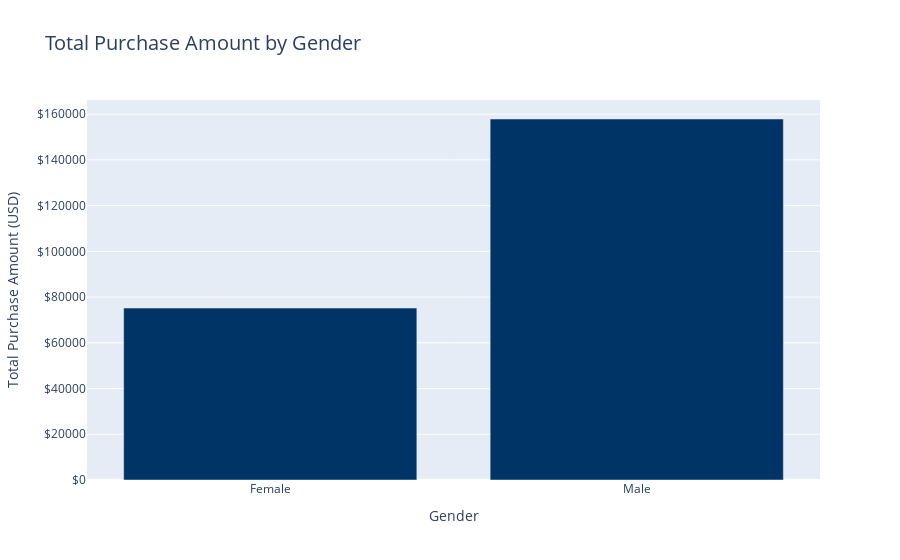

The notebook cell saved with this chart:
### Markdown cell above
Age 10-20: Female shoppers have a slightly higher average purchase amount than male shoppers.
Age 20-40: Both male and female shoppers have a similar average purchase amount.
Age 40-60: Male shoppers have a significantly higher average purchase amount than female shoppers.
Age 60+: Female shoppers have a significantly higher average purchase amount than male shoppers.

### Code cell
data['Purchase Amount (USD)'] = pd.to_numeric(data['Purchase Amount (USD)'], errors='coerce')
binned_data = data.groupby('Gender')['Purchase Amount (USD)'].sum().reset_index()

fig = px.bar(
    binned_data,
    x='Gender',
    y='Purchase Amount (USD)',
    title='Total Purchase Amount by Gender',
    labels={
        'Gender': 'Gender',
        'Purchase Amount (USD)': 'Total Purchase Amount (USD)'
    },
    color_discrete_sequence=['#003366']  
)

fig.update_layout(
    xaxis_title='Gender',
    yaxis_title='Total Purchase Amount (USD)',
    title_font_size=20,
    yaxis=dict(
        tickformat='$'  
    )
)

fig.show()

### Figure 1 — Plotly figure (JSON) as saved in the notebook; plotly's stock layout.template omitted (floating-point values rounded to 4 significant figures)
{"data": [{"alignmentgroup": "True", "hovertemplate": "Gender=%{x}<br>Total Purchase Amount (USD)=%{y}<extra></extra>", "legendgroup": "", "marker": {"color": "#003366", "pattern": {"shape": ""}}, "name": "", "offsetgroup": "", "orientation": "v", "showlegend": false, "textposition": "auto", "type": "bar", "x": ["Female", "Male"], "xaxis": "x", "y": [75191, 157890], "yaxis": "y"}], "layout": {"barmode": "relative", "legend": {"tracegroupgap": 0}, "title": {"font": {"size": 20}, "text": "Total Purchase Amount by Gender"}, "xaxis": {"anchor": "y", "domain": [0, 1], "title": {"text": "Gender"}}, "yaxis": {"anchor": "x", "domain": [0, 1], "tickformat": "$", "title": {"text": "Total Purchase Amount (USD)"}}}}
